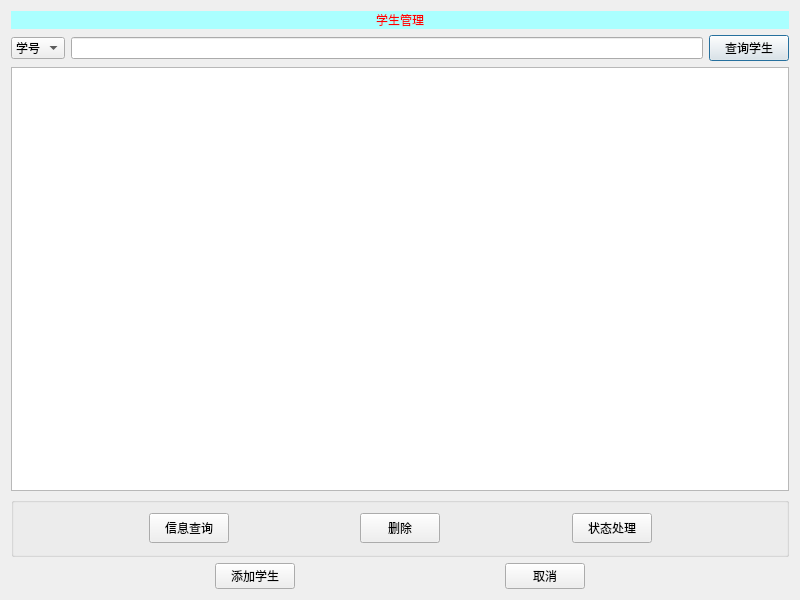
<?xml version="1.0" encoding="UTF-8"?>
<ui version="4.0">
 <class>Student</class>
 <widget class="QDialog" name="Student">
  <property name="geometry">
   <rect>
    <x>0</x>
    <y>0</y>
    <width>800</width>
    <height>600</height>
   </rect>
  </property>
  <property name="minimumSize">
   <size>
    <width>800</width>
    <height>600</height>
   </size>
  </property>
  <property name="maximumSize">
   <size>
    <width>800</width>
    <height>600</height>
   </size>
  </property>
  <property name="windowTitle">
   <string>学生管理</string>
  </property>
  <layout class="QHBoxLayout" name="horizontalLayout_4">
   <item>
    <layout class="QVBoxLayout" name="verticalLayout">
     <item>
      <widget class="QLabel" name="label">
       <property name="sizePolicy">
        <sizepolicy hsizetype="Preferred" vsizetype="Fixed">
         <horstretch>0</horstretch>
         <verstretch>0</verstretch>
        </sizepolicy>
       </property>
       <property name="styleSheet">
        <string notr="true">font: 75 24pt &quot;微软雅黑&quot;;
color: rgb(255, 0, 0);
background-color: rgb(170, 255, 255);</string>
       </property>
       <property name="text">
        <string>学生管理</string>
       </property>
       <property name="alignment">
        <set>Qt::AlignCenter</set>
       </property>
      </widget>
     </item>
     <item>
      <layout class="QHBoxLayout" name="horizontalLayout">
       <item>
        <widget class="QComboBox" name="comboBox">
         <property name="styleSheet">
          <string notr="true">font: 14pt &quot;微软雅黑&quot;;</string>
         </property>
         <item>
          <property name="text">
           <string>学号</string>
          </property>
         </item>
         <item>
          <property name="text">
           <string>姓名</string>
          </property>
         </item>
         <item>
          <property name="text">
           <string>状态</string>
          </property>
         </item>
         <item>
          <property name="text">
           <string>得分</string>
          </property>
         </item>
         <item>
          <property name="text">
           <string>选题</string>
          </property>
         </item>
        </widget>
       </item>
       <item>
        <widget class="QLineEdit" name="le_content"/>
       </item>
       <item>
        <widget class="QPushButton" name="btn_query">
         <property name="styleSheet">
          <string notr="true">font: 14pt &quot;微软雅黑&quot;;</string>
         </property>
         <property name="text">
          <string>查询学生</string>
         </property>
        </widget>
       </item>
      </layout>
     </item>
     <item>
      <widget class="QTableView" name="tableView">
       <property name="sortingEnabled">
        <bool>true</bool>
       </property>
      </widget>
     </item>
     <item>
      <widget class="QGroupBox" name="groupBox">
       <property name="minimumSize">
        <size>
         <width>0</width>
         <height>60</height>
        </size>
       </property>
       <property name="maximumSize">
        <size>
         <width>16777215</width>
         <height>60</height>
        </size>
       </property>
       <property name="contextMenuPolicy">
        <enum>Qt::DefaultContextMenu</enum>
       </property>
       <property name="title">
        <string/>
       </property>
       <layout class="QHBoxLayout" name="horizontalLayout_3">
        <item>
         <spacer name="horizontalSpacer_4">
          <property name="orientation">
           <enum>Qt::Horizontal</enum>
          </property>
          <property name="sizeHint" stdset="0">
           <size>
            <width>40</width>
            <height>20</height>
           </size>
          </property>
         </spacer>
        </item>
        <item>
         <widget class="QPushButton" name="pushButton_5">
          <property name="minimumSize">
           <size>
            <width>0</width>
            <height>30</height>
           </size>
          </property>
          <property name="text">
           <string>信息查询</string>
          </property>
         </widget>
        </item>
        <item>
         <spacer name="horizontalSpacer_5">
          <property name="orientation">
           <enum>Qt::Horizontal</enum>
          </property>
          <property name="sizeHint" stdset="0">
           <size>
            <width>40</width>
            <height>20</height>
           </size>
          </property>
         </spacer>
        </item>
        <item>
         <widget class="QPushButton" name="pushButton_3">
          <property name="minimumSize">
           <size>
            <width>0</width>
            <height>30</height>
           </size>
          </property>
          <property name="text">
           <string>删除</string>
          </property>
         </widget>
        </item>
        <item>
         <spacer name="horizontalSpacer_6">
          <property name="orientation">
           <enum>Qt::Horizontal</enum>
          </property>
          <property name="sizeHint" stdset="0">
           <size>
            <width>40</width>
            <height>20</height>
           </size>
          </property>
         </spacer>
        </item>
        <item>
         <widget class="QPushButton" name="pushButton_4">
          <property name="minimumSize">
           <size>
            <width>0</width>
            <height>30</height>
           </size>
          </property>
          <property name="text">
           <string>状态处理</string>
          </property>
         </widget>
        </item>
        <item>
         <spacer name="horizontalSpacer_7">
          <property name="orientation">
           <enum>Qt::Horizontal</enum>
          </property>
          <property name="sizeHint" stdset="0">
           <size>
            <width>40</width>
            <height>20</height>
           </size>
          </property>
         </spacer>
        </item>
       </layout>
      </widget>
     </item>
     <item>
      <layout class="QHBoxLayout" name="horizontalLayout_2">
       <item>
        <spacer name="horizontalSpacer">
         <property name="orientation">
          <enum>Qt::Horizontal</enum>
         </property>
         <property name="sizeHint" stdset="0">
          <size>
           <width>40</width>
           <height>20</height>
          </size>
         </property>
        </spacer>
       </item>
       <item>
        <widget class="QPushButton" name="pushButton">
         <property name="styleSheet">
          <string notr="true">font: 14pt &quot;微软雅黑&quot;;</string>
         </property>
         <property name="text">
          <string>添加学生</string>
         </property>
        </widget>
       </item>
       <item>
        <spacer name="horizontalSpacer_2">
         <property name="orientation">
          <enum>Qt::Horizontal</enum>
         </property>
         <property name="sizeHint" stdset="0">
          <size>
           <width>40</width>
           <height>20</height>
          </size>
         </property>
        </spacer>
       </item>
       <item>
        <widget class="QPushButton" name="pushButton_2">
         <property name="styleSheet">
          <string notr="true">font: 14pt &quot;微软雅黑&quot;;</string>
         </property>
         <property name="text">
          <string>取消</string>
         </property>
        </widget>
       </item>
       <item>
        <spacer name="horizontalSpacer_3">
         <property name="orientation">
          <enum>Qt::Horizontal</enum>
         </property>
         <property name="sizeHint" stdset="0">
          <size>
           <width>40</width>
           <height>20</height>
          </size>
         </property>
        </spacer>
       </item>
      </layout>
     </item>
    </layout>
   </item>
  </layout>
 </widget>
 <resources/>
 <connections/>
</ui>
